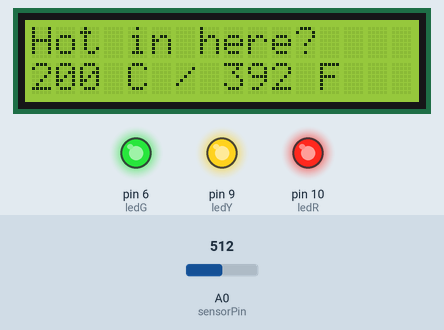
Simulated run of this sketch. Board: Arduino Uno, built with avr-gcc and run on an emulated ATmega328P. On the bench: 16×2 character LCD, output pins drawn as LEDs (lit = HIGH). The inputs (shaded band) are chosen by the test bench; at power-on: A0 (sensorPin) = 512. What the sketch prints to the serial monitor is not drawn.

Above: at 1.2 s.
1.3 s: A0 (sensorPin) set to 144
At 1.9 s:
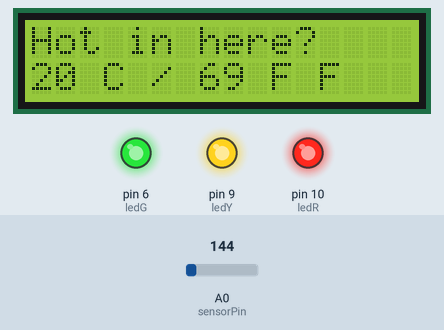
2.8 s: A0 (sensorPin) set to 133
At 3.9 s:
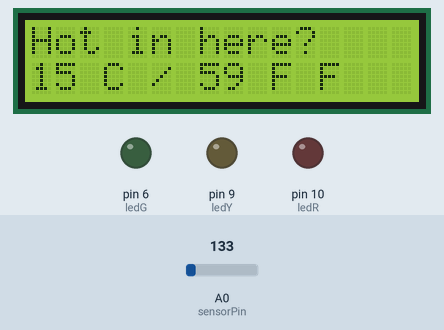
4.4 s: A0 (sensorPin) set to 0
At 5.6 s:
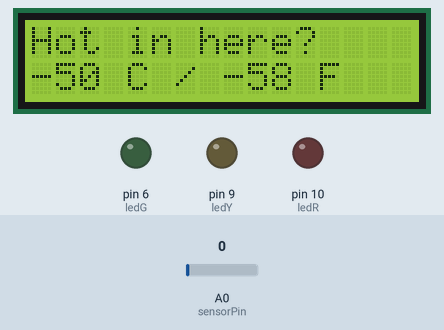
5.9 s: A0 (sensorPin) set to 49
At 6.5 s:
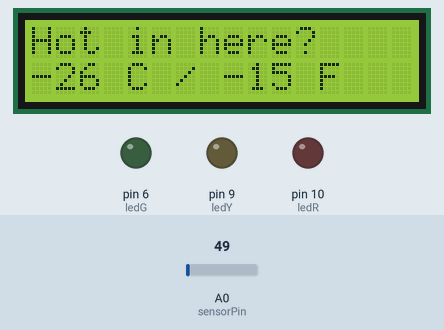
7.4 s: A0 (sensorPin) set to 61
At 7.9 s:
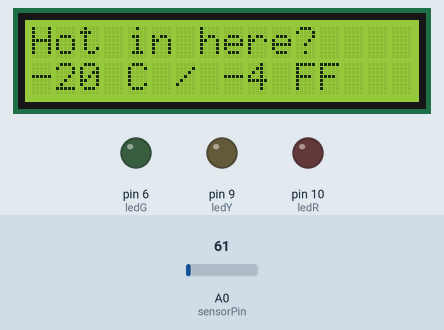
8.9 s: A0 (sensorPin) set to 122
At 9.9 s:
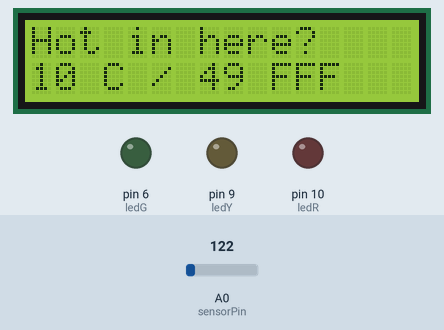
Timing chart, 0 to 11.5 s (numbered marks = the images above; inputs shaded):
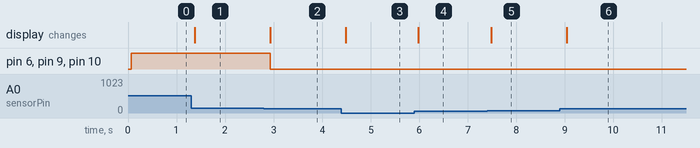

The sketch:

temperature_sensor_meter_lcd.ino
```cpp
/*
 * Sketch that uses temperature sensor to get temperature and
 * display it to LCD screen.  Additionally, depending on the
 * temperature, it will progressively light up 3 LEDs.
 */


#include <LiquidCrystal.h>
#include <math.h>

// initialize the library with the numbers of the interface pins
LiquidCrystal lcd(12, 11, 5, 4, 3, 2);

// LEDs
int ledG = 6;
int ledY = 9;
int ledR = 10;

const int sensorPin = A0;
const float baselineTemp = 20.0;


void setup() {
  Serial.begin(9600); // open a serial port

    // set up the LCD's number of columns and rows:
  lcd.begin(16, 2);
  // Print a message to the LCD.
  lcd.print("Hot in here?");

  pinMode(ledG, OUTPUT);
  pinMode(ledY, OUTPUT);
  pinMode(ledR, OUTPUT);

  digitalWrite(ledG, LOW);
  digitalWrite(ledY, LOW);
  digitalWrite(ledR, LOW);

 // for(int pinNumber = 2; pinNumber<5; pinNumber++){
 //   pinMode(pinNumber,OUTPUT);
 //   digitalWrite(pinNumber, LOW);
 // }

}

void loop() {
  int sensorVal = analogRead(sensorPin);
  Serial.print("Sensor Value: ");
  Serial.print(sensorVal);

  // convert the ADC reading to voltage
  float voltage = (sensorVal/1024.0) * 5.0;
  Serial.print(", Volts: ");
  Serial.print(voltage);
  Serial.print(", degrees C: ");
  // Temperature Celcius
  float temperature = (voltage - .5) * 100;
  Serial.print(temperature);
  Serial.print(", degrees F: ");
   // Temperature Fahrenheit
  float temperatureF = (temperature * 9.0 / 5.0) + 32.0;
  Serial.println(temperatureF);

  // set the cursor to column 0, line 1
  // (note: line 1 is the second row, since counting begins with 0):
  lcd.setCursor(0, 1);
  // print the number of seconds since reset:
  // lcd.print(millis() / 1000);
  lcd.print(round(temperature));
  lcd.print(" C / ");
  lcd.print(round(temperatureF));
  lcd.print(" F");

  if(temperature < baselineTemp){
    digitalWrite(ledG, LOW);
    digitalWrite(ledY, LOW);
    digitalWrite(ledR, LOW);
  } else if(temperature >=baselineTemp+2 && temperature < baselineTemp+4){
    digitalWrite(ledG, HIGH);
    digitalWrite(ledY, LOW);
    digitalWrite(ledR, LOW);
  } else if(temperature >=baselineTemp+4 && temperature < baselineTemp+6){
    digitalWrite(ledG, HIGH);
    digitalWrite(ledY, HIGH);
    digitalWrite(ledR, LOW);
  } else if(temperature >= baselineTemp+6){
    digitalWrite(ledG, HIGH);
    digitalWrite(ledY, HIGH);
    digitalWrite(ledR, HIGH);
  }
  delay(1);
}
```

Measured:
- the behaviour switches between 144 and 143 on A0 (sensorPin) (found by bisection; images 1 and 2)
- the behaviour switches between 55 and 56 on A0 (sensorPin) (found by bisection; images 4 and 5)
- after the input at 1.3 s, the display: changes after 0.08 s (image 1)
- after the input at 2.8 s, pin 6 (ledG), pin 9 (ledY), pin 10 (ledR): HIGH → LOW after 0.14 s; the display: changes after 0.14 s (image 2)
- after the input at 4.4 s, the display: changes after 0.09 s (image 3)
- after the input at 5.9 s, the display: changes after 0.08 s (image 4)
- after the input at 7.4 s, the display: changes after 0.08 s (image 5)
- after the input at 8.9 s, the display: changes after 0.14 s (image 6)
